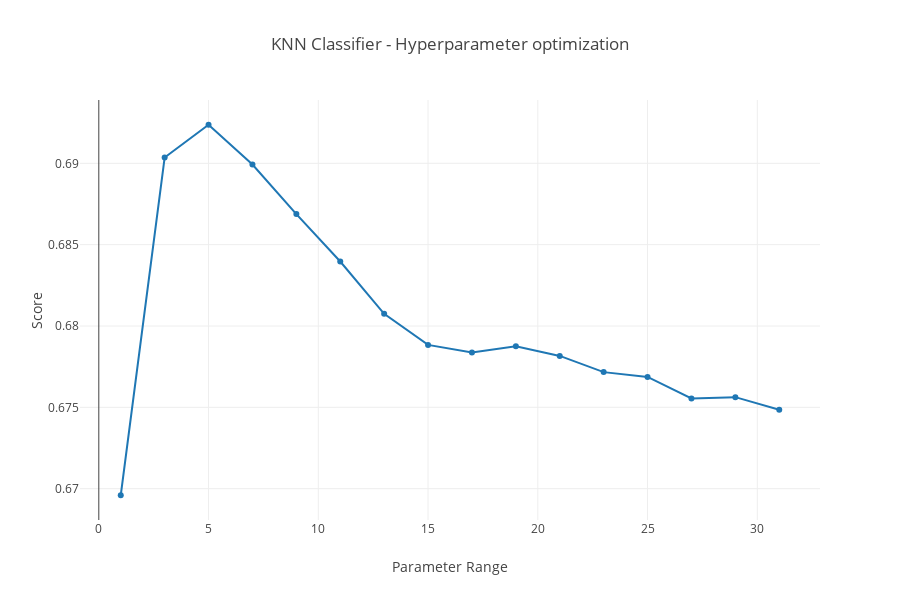

This figure's notebook cell:
### Code cell
# Create traces
trace = go.Scatter(
    x = np.arange(1,32,2),
    y = F2_score_KNN,
)
#Set layout
layout_trace=dict(height=600, width=900, title='KNN Classifier - Hyperparameter optimization', xaxis=dict(
        title='Parameter Range'), 
        yaxis=dict(title='Score'),)

#Set figure to display
fig=dict(data=[trace], layout=layout_trace)

py.iplot(fig)

### Figure 1 — Plotly figure (JSON) as saved in the notebook; plotly's stock layout.template omitted (floating-point values rounded to 4 significant figures)
{"data": [{"type": "scatter", "uid": "a20df2cf-00d2-414f-8ee3-80714e20ec29", "x": [1, 3, 5, 7, 9, 11, 13, 15, 17, 19, 21, 23, 25, 27, 29, 31], "y": [0.6696, 0.6904, 0.6924, 0.6899, 0.6869, 0.684, 0.6807, 0.6788, 0.6784, 0.6788, 0.6782, 0.6772, 0.6769, 0.6755, 0.6756, 0.6749]}], "layout": {"height": 600, "title": {"text": "KNN Classifier - Hyperparameter optimization"}, "width": 900, "xaxis": {"title": {"text": "Parameter Range"}}, "yaxis": {"title": {"text": "Score"}}}}
